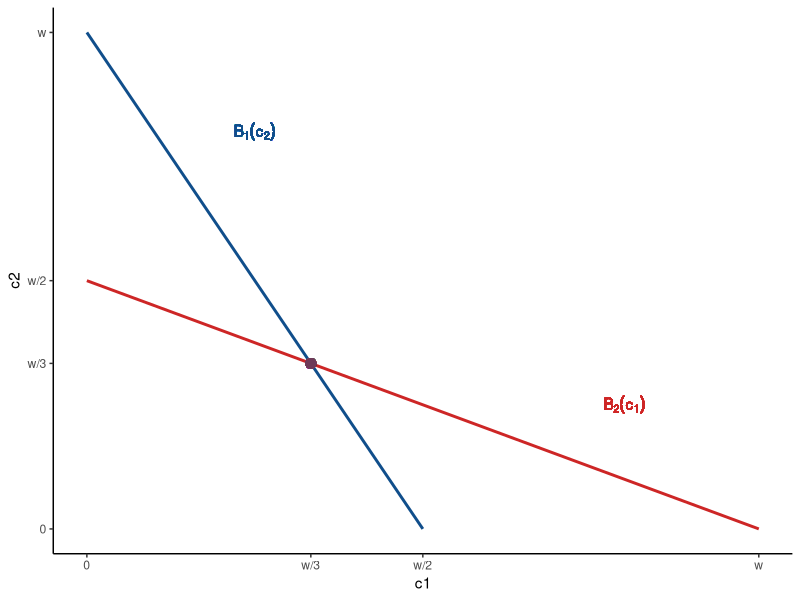
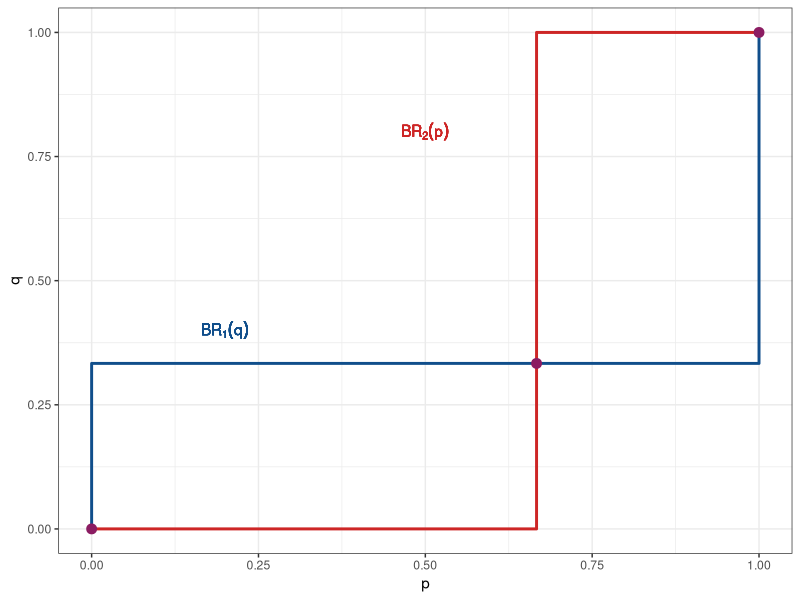
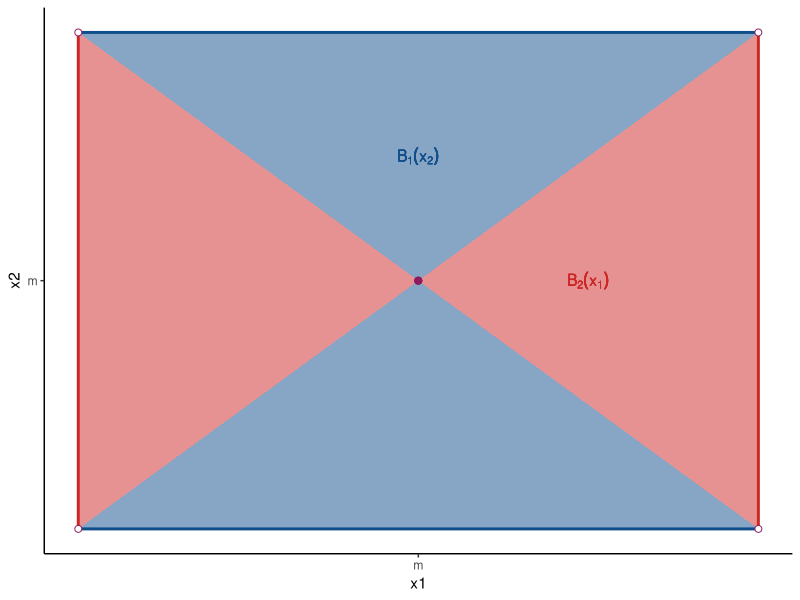

Reproduce these figures in R, in order.
## ---- chunk 1
knitr::opts_chunk$set(echo = TRUE, message = FALSE, warning = FALSE)
knitr::knit_hooks$set(make_smaller = function(before, options, envir) {
    if ( before ) {
        return("\\footnotesize")
    } else {
        return("\\normalsize")
    }
})
## ---- chunk 2
## Attach the ggplot2 package
library(ggplot2)
## First define the players' set of actions, c_i \in [0, w]
## (I'll arbitrarily use w = 1)
A = seq(0, 1, 0.01)
## Then define the best response function, given above
B = function(cj, w = 1) 0.5 * (w - cj)
## Now create a data frame where each row records
## - B, i.e. which best response function (B1 or B2) the row corresponds to
## - the c1 value (either an element of A if B = B2 or B(A) if B = B1)
## - the c2 value (either an element of A if B = B1 or B(A) if B = B2)
d = data.frame(
    B = rep(c("B2", "B1"), each = length(A)),
    c1 = c(A, B(A)),
    c2 = c(B(A), A)
)
## I like to separately store the color palette for the plot
pal = c(B1 = "dodgerblue4", B2 = "firebrick3")
## Now we can plot the functions; this sets up the ggplot:
ggplot(data = d, mapping = aes(x = c1, y = c2, color = B)) +
    ## This adds the lines:
    geom_line(linewidth = 1) +
    ## This adds their point of intersention:
    geom_point(aes(x = 1/3, y = 1/3), color = "#6e3a58", size = 3) +
    ## These place the labels:
    geom_text(
        aes(x = 0.8, y = 0.25),
        label = "B[2](c[1])", parse = TRUE,
        color = pal["B2"], fontface = "bold"
    ) +
    geom_text(
        aes(y = 0.8, x = 0.25),
        label = "B[1](c[2])", parse = TRUE,
        color = pal["B1"], fontface = "bold"
    ) +
    ## These make the axes a little nicer
    scale_x_continuous(
        breaks = c(0, 1/3, 1/2, 1),
        labels = c(0, "w/3", "w/2", "w"), limits = c(0, 1)
    ) +
    scale_y_continuous(
        breaks = c(0, 1/3, 1/2, 1),
        labels = c(0, "w/3", "w/2", "w"), limits = c(0, 1)
    ) +
    ## This sets the lines to be the colors I defined earlier:
    scale_color_manual(values = pal) +
    ## And these make the plot theme a little nicer:
    theme_classic() +
    theme(legend.position = "none")
## ---- chunk 3
d = data.frame(
    p = c(0, 2/3, 2/3, 1, 0,   0,   1, 1),
    q = c(0,   0,   1, 1, 0, 1/3, 1/3, 1),
    Label = c(rep("BR2", 4), rep("BR1", 4))
)
e = data.frame(
    p = c(0, 2/3, 1),
    q = c(0, 1/3, 1),
    Label = "NE"
)
pal = c(BR1 = "dodgerblue4", BR2 = "firebrick3", NE = "maroon4")
ggplot(data = d, mapping = aes(x = p, y = q, color = Label)) +
    geom_line(linewidth = 1) +
    geom_point(data = e, size = 3) +
    geom_text(
        mapping = aes(x = 0.2, y = 0.4, label = "BR[1](q)"),
        color = "dodgerblue4", parse = TRUE
    ) +
    geom_text(
        mapping = aes(x = 0.5, y = 0.8, label = "BR[2](p)"),
        color = "firebrick3", parse = TRUE
    ) +
    scale_color_manual(values = pal) +
    theme_bw() +
    theme(legend.position = "none")
## ---- chunk 4
## Define the "open-circle" points at the corners
dots = data.frame(x1 = c(0, 0, 1, 1), x2 = c(0, 1, 0, 1))
## Define the edges of each candidate's best response function
segs = data.frame(x1 = c(0, 0), x2 = c(0, 1), x11 = c(1, 1), x21 = c(0, 1))
seg2 = data.frame(x2 = c(0, 0), x1 = c(0, 1), x21 = c(1, 1), x11 = c(0, 1))
## Define the shaded areas of each candidate's best response function
shp1 = data.frame(x1 = c(0, 0.5, 1), x2 = c(1, 0.5, 1))
shp2 = data.frame(x1 = c(0, 0.5, 1), x2 = c(0, 0.5, 0))
shp3 = data.frame(x2 = c(0, 0.5, 1), x1 = c(1, 0.5, 1))
shp4 = data.frame(x2 = c(0, 0.5, 1), x1 = c(0, 0.5, 0))
## Start the plot
ggplot(data = dots, mapping = aes(x = x1, y = x2)) +
    ## I like to shade in the polygons first
    geom_polygon(data = shp1, fill = "dodgerblue4", alpha = 1/2) +
    geom_polygon(data = shp2, fill = "dodgerblue4", alpha = 1/2) +
    geom_polygon(data = shp3, fill = "firebrick3",  alpha = 1/2) +
    geom_polygon(data = shp4, fill = "firebrick3",  alpha = 1/2) +
    ## This labels the best response functions
    geom_text(
        aes(x = 0.5, y = 0.75),
        label = "B[1](x[2])", parse = TRUE,
        color = "dodgerblue4", fontface = "bold"
    ) +
    geom_text(
        aes(y = 0.5, x = 0.75),
        label = "B[2](x[1])", parse = TRUE,
        color = "firebrick3", fontface = "bold"
    ) +
    ## This adds a purple dot for the Nash equilibrium
    geom_point(aes(x = 0.5, y = 0.5), shape = 19, color = "maroon4", size = 2) +
    ## These draw the edges of the candidates' best response functions
    geom_segment(
        mapping = aes(xend = x11, yend = x21), data = segs,
        color = "dodgerblue4", linewidth = 1
    ) +
    geom_segment(
        mapping = aes(xend = x11, yend = x21), data = seg2,
        color = "firebrick3", linewidth = 1
    ) +
    ## This adds the open circles at the corners
    geom_point(shape = 21, color = "maroon4", fill = "white", size = 2) +
    ## These make the axes and theme nicer
    scale_x_continuous(breaks = 0.5, labels = "m") +
    scale_y_continuous(breaks = 0.5, labels = "m") +
    theme_classic()
